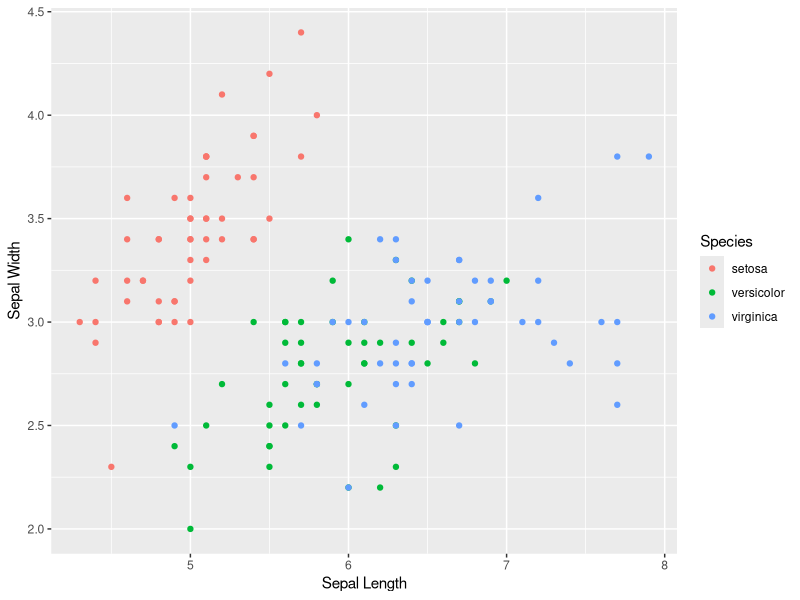

The R source for this figure:
## ---- chunk 1
library(tidyverse)
library(ggthemes)

data(iris)
glimpse(iris)
## ---- chunk 2
y <- ggplot(data=iris, aes(x= Sepal.Length, y=Sepal.Width, color=Species)) + 
  geom_point() +
  ylab("Sepal Width") + 
  xlab("Sepal Length")
 
y
